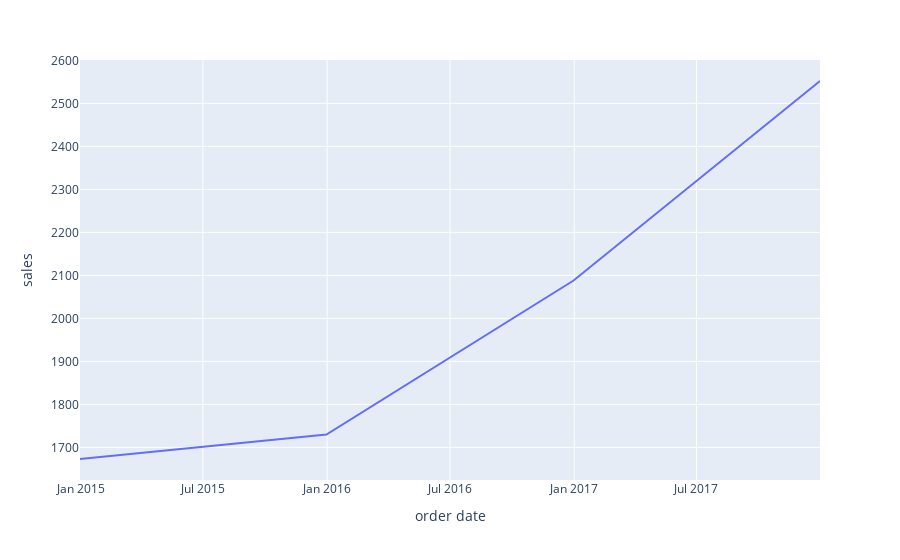

This figure's notebook cell:
### Code cell
px.line(data_frame=Dsales,y='sales')

### Figure 1 — Plotly figure (JSON) as saved in the notebook; plotly's stock layout.template omitted (floating-point values rounded to 4 significant figures)
{"data": [{"hovertemplate": "order date=%{x}<br>sales=%{y}<extra></extra>", "legendgroup": "", "line": {"color": "#636efa", "dash": "solid"}, "marker": {"symbol": "circle"}, "mode": "lines", "name": "", "orientation": "v", "showlegend": false, "type": "scatter", "x": ["2014-12-31T00:00:00", "2015-12-31T00:00:00", "2016-12-31T00:00:00", "2017-12-31T00:00:00"], "xaxis": "x", "y": [1673, 1730, 2088, 2552], "yaxis": "y"}], "layout": {"legend": {"tracegroupgap": 0}, "margin": {"t": 60}, "xaxis": {"anchor": "y", "domain": [0, 1], "title": {"text": "order date"}}, "yaxis": {"anchor": "x", "domain": [0, 1], "title": {"text": "sales"}}}}
